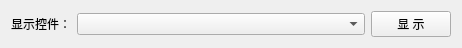
<?xml version="1.0" encoding="UTF-8"?>
<ui version="4.0">
 <class>HControlFactoryWidget</class>
 <widget class="QWidget" name="HControlFactoryWidget">
  <property name="geometry">
   <rect>
    <x>0</x>
    <y>0</y>
    <width>462</width>
    <height>41</height>
   </rect>
  </property>
  <property name="windowTitle">
   <string>控件演示</string>
  </property>
  <layout class="QGridLayout" name="gridLayout" columnstretch="0,1,0">
   <item row="0" column="0">
    <widget class="QLabel" name="label">
     <property name="text">
      <string>显示控件：</string>
     </property>
     <property name="alignment">
      <set>Qt::AlignRight|Qt::AlignTrailing|Qt::AlignVCenter</set>
     </property>
    </widget>
   </item>
   <item row="0" column="1">
    <widget class="QComboBox" name="comboBox">
     <property name="maxVisibleItems">
      <number>100</number>
     </property>
     <property name="iconSize">
      <size>
       <width>30</width>
       <height>30</height>
      </size>
     </property>
    </widget>
   </item>
   <item row="0" column="2">
    <widget class="QPushButton" name="pushButton">
     <property name="text">
      <string>显 示</string>
     </property>
    </widget>
   </item>
  </layout>
 </widget>
 <resources/>
 <connections/>
</ui>
